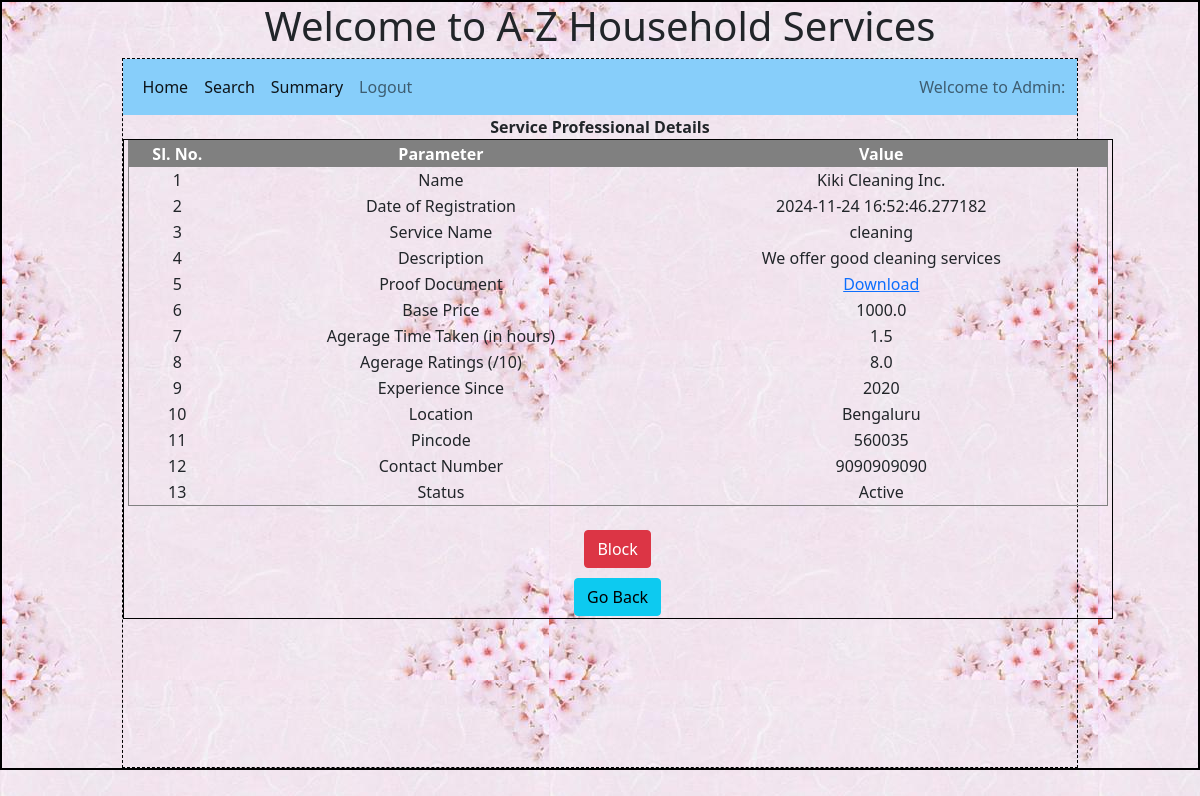
Page /admin/sp_details/1/1 on the committed database.
### backend/models.py (models this page shows)
class Service_professional(db.Model):
    __tablename__ = 'service_professional' # If we do not define this, the model auto assigns name as lower case of class name
    id=db.Column(db.Integer,primary_key=True)
    email=db.Column(db.String,unique=True, nullable = False)
    name = db.Column(db.String, nullable = False)
    password = db.Column(db.String, nullable = False)
    role = db.Column(db.Integer, default =2)
    date_of_regn = db.Column(db.DateTime, default = datetime.now)
    doc_name = db.Column(db.String, nullable = False) ## TO BE UPDATED
    doc_data = db.Column(db.LargeBinary, nullable = False)
    service_name = db.Column(db.String, nullable = False)
    service_id = db.Column(db.Integer, db.ForeignKey('service.id'), nullable = False)
    description = db.Column(db.String, nullable = False)
    price = db.Column(db.Float, nullable = False)
    avg_time = db.Column(db.Float, nullable = False)
    exp_since = db.Column(db.Integer, nullable = False) # NEED TO CONFIRM on type
    location = db.Column(db.String, nullable = False)
    pin_code = db.Column(db.Integer, nullable = False)
    contact_number = db.Column(db.String, nullable = False)
    status = db.Column(db.String, default = 'Registered') # Registered - 0, Active - 1, Flagged - 2, Blocked - 3, Rejected - 4
    avg_ratings = db.Column(db.Float)
    sr = db.relationship('Service_request', cascade = 'all, delete', backref = 'service_professional', lazy = True)
    ratings = db.relationship('Rating', cascade = 'all, delete', backref = 'service_professional', lazy = True)

### backend/controllers.py (the view)
@app.route("/admin/sp_details/<sp_id>/<uname>")
def sp_details(sp_id, uname):
    sp = Service_professional.query.filter_by(id = sp_id).first()
    return render_template('sp_details.html',sp=sp, uname=uname)

### templates/sp_details.html (shortened to what this page needs)
{%extends "admin_layout.html"%}
{%block content%}
<div style="text-align: center;">
    <p style="margin: auto ;"><b>Service Professional Details</b> </p>
  </div>
  <div style="width:990px; height:480px; overflow-y:auto;margin: auto;margin-bottom: 10px; text-align: center; border: 1px solid black;">
    <table cellspacing="0" cellpadding="1" border="1" width="980" style="margin: auto;">
    <tr style="color:white;background-color:grey;text-align: center;position: sticky;">
        <th>Sl. No.</th>
        <th>Parameter</th>
        <th>Value</th>
    </tr>
    <tr>
        <td>1</td>
        <td>Name</td>
        <td>{{sp.name}}</td>
    </tr>
    <tr>
        <td>2</td>
        <td>Date of Registration</td>
        <td>{{sp.date_of_regn}}</td>
    </tr>
    <tr>
        <td>3</td>
        <td>Service Name</td>
        <td>{{sp.service_name}}</td>
    </tr>
    <tr>
        <td>4</td>
        <td>Description</td>
        <td>{{sp.description}}</td>
    </tr>
    <tr>
        <td>5</td>
        <td>Proof Document</td>
        <td><a href="/download/document/{{sp.id}}/{{uname}}">Download</a></td>
    </tr>
    <tr>
        <td>6</td>
        <td>Base Price</td>
        <td>{{sp.price}}</td>
    </tr>
    <tr>
        <td>7</td>
        <td>Agerage Time Taken (in hours)</td>
        <td>{{sp.avg_time}}</td>
    </tr>
    <tr>
        <td>8</td>
        <td>Agerage Ratings (/10)</td>
        <td>{{sp.avg_ratings}}</td>
    </tr>
    <tr>
        <td>9</td>
        <td>Experience Since</td>
        <td>{{sp.exp_since}}</td>
    </tr>
    <tr>
        <td>10</td>
        <td>Location</td>
        <td>{{sp.location}}</td>
    </tr>
    <tr>
        <td>11</td>
        <td>Pincode</td>
        <td>{{sp.pin_code}}</td>
    </tr>
    <tr>
        <td>12</td>
        <td>Contact Number</td>
        <td>{{sp.contact_number}}</td>
    </tr>
    <tr>
        <td>13</td>
        <td>Status</td>
        <td>{{sp.status}}</td>
    </tr>
    </table>
    <br>
    {%if (sp.status == 'Registered')%}
    <a href="/admin/service_professional/accept/{{sp.id}}/{{uname}}" type="button" class="btn btn-success" style="display: inline; margin-right: 2px;">Accept</a>
    <a href="/admin/service_professional/reject/{{sp.id}}/{{uname}}" type="button" class="btn btn-danger" style="display: inline; margin-left: 2px;">Reject</a>
    {%elif (sp.status == 'Active')%}
    <a href="/admin/service_professional/block/{{sp.id}}/{{uname}}" type="button" class="btn btn-danger" style="display: inline;">Block</a>
    {%elif (sp.status == 'Blocked')%}
    <a href="/admin/service_professional/accept/{{sp.id}}/{{uname}}" type="button" class="btn btn-success" style="display: inline;">Unblock</a>
    {%elif (sp.status == 'Rejected')%}
    <a href="/admin/service_professional/accept/{{sp.id}}/{{uname}}" type="button" class="btn btn-success" style="display: inline;">Accept</a>
    {%endif%}
    <br>
    <a href="/admin/{{uname}}" type="button" class="btn btn-info" style="margin-top: 10px;">Go Back</a>
</div>
{%endblock%}

### static/styles/main.css (style rules this page uses)
* { margin: 0px; }
body { background-image: url("../images/background.jpeg"); }

### rows in the picture
Service_professional: name "Kiki Cleaning Inc.", date_of_regn "2024-11-24 16:52:46.277182", service_name "cleaning", description "We offer good cleaning services", price "1000.0", avg_time "1.5", avg_ratings "8.0", exp_since "2020", location "Bengaluru", pin_code "560035", contact_number "9090909090", status "Active"
